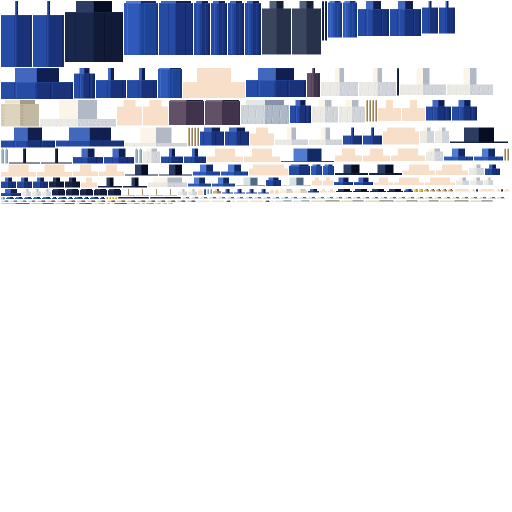
#> input picture tools/approved_models/elizabeth/draft/elizabeth.png, 1024 x 1024 px (shown at 1/2 size)
$ python inspect_contour.py
#> lines starting #> are read from the running program, lines starting #| are printed output that depends on the picture
### tools/approved_models/elizabeth/render_model.py
"""Offline rasterizer of the new model. Geometry/UV/camera only; no generated images."""
from pathlib import Path
import json,itertools,math
import numpy as np
from PIL import Image,ImageDraw,ImageFont
from build_model import face_uv
ROOT=Path(__file__).resolve().parent
OUT=ROOT/'draft'
data=json.loads((OUT/'elizabeth.geo.json').read_text(encoding='utf-8'))['minecraft:geometry'][0]
#> (reads tools/approved_models/elizabeth/draft/elizabeth.geo.json from the repository)
texture=np.array(Image.open(OUT/'elizabeth.png').convert('RGBA'))/255
animations=json.loads((OUT/'elizabeth.animation.json').read_text(encoding='utf-8'))['animations']
#> (reads tools/approved_models/elizabeth/draft/elizabeth.animation.json from the repository)
head_bones={'head'}
for bone in data['bones']:
    if bone.get('parent') in head_bones:head_bones.add(bone['name'])
def T(v):
    m=np.eye(4);m[:3,3]=v;return m
def R(v):
    x,y,z=np.radians(v);cx,sx=np.cos(x),np.sin(x);cy,sy=np.cos(y),np.sin(y);cz,sz=np.cos(z),np.sin(z)
    m=np.eye(4)
    m[:3,:3]=np.array([[cz,-sz,0],[sz,cz,0],[0,0,1]])@np.array([[cy,0,sy],[0,1,0],[-sy,0,cy]])@np.array([[1,0,0],[0,cx,-sx],[0,sx,cx]])
    return m
FACE={'north':[0,2,6,4],'south':[1,5,7,3],'west':[0,1,3,2],
      'east':[4,6,7,5],'up':[2,3,7,6],'down':[0,4,5,1]}

def sample(name,channel,time,clip='animation.elizabeth.ground_idle'):
    animation=animations[clip]
    keys=animation['bones'].get(name,{}).get(channel)
    if not keys:return np.zeros(3)
    pairs=sorted((float(k),np.array(v)) for k,v in keys.items())
    time=time%animation['animation_length'] if animation['loop'] else np.clip(time,0,animation['animation_length'])
    for (a,av),(b,bv) in zip(pairs,pairs[1:]):
        if a<=time<=b:return av+(bv-av)*(time-a)/(b-a)
    return pairs[0][1]

def surfaces(yaw,pitch,head=False,time=0,clip='animation.elizabeth.ground_idle',bare=False):
    mats={};quads=[];camera=R((pitch,yaw,0))
    for b in data['bones']:
        p=np.array(b['pivot'])
        world=mats.get(b.get('parent'),np.eye(4))@T(sample(b['name'],'position',time,clip))@T(p)@R(np.array(b.get('rotation',[0,0,0]))+sample(b['name'],'rotation',time,clip))@T(-p)
        mats[b['name']]=world
        if head and b['name'] not in head_bones:continue
        if bare and (b['name']=='hat' or b['name'].startswith('hair_')):continue
        for c in b.get('cubes',[]):
            p=np.array(c.get('pivot',[0,0,0]));cm=camera@world@T(p)@R(c.get('rotation',[0,0,0]))@T(-p)
            verts=np.array([[*(np.array(c['origin'])+np.array(c['size'])*v),1] for v in itertools.product([0,1],repeat=3)])
            points=(cm@verts.T).T[:,:3]
            for face,ids in FACE.items():
                q=points[ids];normal=np.cross(q[1]-q[0],q[2]-q[0]);length=np.linalg.norm(normal)
                if length<1e-8:continue
                normal/=length
                if normal[2]>=0:continue
                u,v,w,h=face_uv(*c['uv'],*c['size'])[face]
                if w<=0 or h<=0:continue
                if face=='up':
                    uv=np.array([[u,v],[u,v+h],[u+w,v+h],[u+w,v]])
                elif face=='down':
                    uv=np.array([[u,v],[u+w,v],[u+w,v+h],[u,v+h]])
                elif face in ('north','east'):
                    uv=np.array([[u,v+h],[u,v],[u+w,v],[u+w,v+h]])
                else:
                    uv=np.array([[u,v+h],[u+w,v+h],[u+w,v],[u,v]])
                quads.append((q,uv,normal,b['name']))
    return quads

def render(yaw,width,height,head=False,pitch=4,time=0,bounds=None,clip='animation.elizabeth.ground_idle',clay=False,bare=False):
    quads=surfaces(yaw,pitch,head,time,clip,bare)
    vertices=np.concatenate([q[0] for q in quads]);lo=vertices.min(axis=0);hi=vertices.max(axis=0)
    if bounds is not None:lo,hi=bounds
    scale=min((width-50)/(hi[0]-lo[0]),(height-44)/(hi[1]-lo[1]))
    center=(lo+hi)/2
    bg=np.array([.88,.91,.92])
    rgb=np.empty((height,width,3));rgb[:]=bg;depth=np.full((height,width),np.inf)
    light=np.array([-.42,.55,-.72]);light/=np.linalg.norm(light)
    for q,uv,normal,bone in quads:
        screen=q.copy();screen[:,0]=width/2+(q[:,0]-center[0])*scale
        screen[:,1]=height/2-(q[:,1]-center[1])*scale
        shade=(.40+.6*max(0,float(normal@light))) if clay else (.76+.24*max(0,float(normal@light)))
        for ids in ([0,1,2],[0,2,3]):
            p=screen[ids];tex=uv[ids]
            x0=max(0,int(p[:,0].min()));x1=min(width,int(p[:,0].max())+1)
            y0=max(0,int(p[:,1].min()));y1=min(height,int(p[:,1].max())+1)
            if x0>=x1 or y0>=y1:continue
            a,b,c=p;den=(b[1]-c[1])*(a[0]-c[0])+(c[0]-b[0])*(a[1]-c[1])
            if abs(den)<1e-7:continue
            ys,xs=np.mgrid[y0:y1,x0:x1];xs=xs+.5;ys=ys+.5
            aa=((b[1]-c[1])*(xs-c[0])+(c[0]-b[0])*(ys-c[1]))/den
            bb=((c[1]-a[1])*(xs-c[0])+(a[0]-c[0])*(ys-c[1]))/den;cc=1-aa-bb
            z=aa*a[2]+bb*b[2]+cc*c[2]
            tx=aa*tex[0,0]+bb*tex[1,0]+cc*tex[2,0];ty=aa*tex[0,1]+bb*tex[1,1]+cc*tex[2,1]
            col=texture[np.clip(ty.astype(int),0,texture.shape[0]-1),np.clip(tx.astype(int),0,texture.shape[1]-1)]
            if clay:col=np.broadcast_to(np.array([.70,.73,.76,1]), col.shape)
            mask=(aa>=0)&(bb>=0)&(cc>=0)&(z<depth[y0:y1,x0:x1])&(col[:,:,3]>.5)
            if not mask.any():continue
            rgb[y0:y1,x0:x1][mask]=(col[:,:,:3]*shade)[mask];depth[y0:y1,x0:x1][mask]=z[mask]
    return Image.fromarray(np.clip(rgb*255,0,255).astype('uint8'))

### tools/approved_models/elizabeth/build_model.py
"""Elizabeth revision 05: restored oval contour with the polished face and shoulders.

Bedrock, North = -Z, uniform 8x authoring grid, integer cuboids and Box UV.
All visible anatomy (including the facial relief) is solid cuboid geometry.
"""
from pathlib import Path
import base64, json, math, uuid
import numpy as np
from PIL import Image, ImageDraw

ROOT = Path(__file__).resolve().parent
OUT = ROOT / 'draft'
DENSITY = 8
SIZE = 1024
PALETTE = {
    'skin': ['#d1aaa1', '#e6c9b8', '#f8dfc9', '#ffecd6'],
    'skin_soft': ['#d1a7a0', '#e6c5b5', '#f7d8c3', '#ffead4'],
    'lip': ['#be9290', '#d6aaa2', '#e6bdb0', '#f0d1be'],
    'mouth': ['#9c7477', '#b08688', '#bc9191', '#cea5a0'],
    'hair': ['#b1b8c6', '#d0d3d9', '#ebeae5', '#faf5e8'],
    'hair_shadow': ['#8792a7', '#adb8c7', '#cdd4da', '#e4e7e7'],
    'sclera': ['#c5bdb7', '#ddd4c6', '#f7f0db', '#fff9e9'],
    'iris': ['#826122', '#c7a329', '#e5ca45', '#fae681'],
    'pupil': ['#282537', '#302b38', '#3b303b', '#4c3d48'],
    'lash': ['#544954', '#63505a', '#75606a', '#87747b'],
    'blue': ['#101e50', '#1a327a', '#264ba4', '#4168bd'],
    'panel': ['#122b64', '#1d4495', '#305aba', '#517bce'],
    'navy': ['#070e24', '#111b37', '#19284a', '#2c3c62'],
    'silver': ['#526985', '#829cae', '#b0c8d0', '#d6e2df'],
    'gold': ['#5c4b34', '#928060', '#c8b78b', '#ead5a4'],
    'book': ['#262135', '#42334c', '#625066', '#847183'],
    'paper': ['#a69b87', '#c3b8a1', '#ded4be', '#f5e9d0'],
    'stocking': ['#161f36', '#27324a', '#3a465c', '#52627b'],
}

def face_uv(u, v, w, h, d):
    return {'north': (u+d, v+d, w, h), 'south': (u+2*d+w, v+d, w, h),
            'west': (u+d+w, v+d, d, h), 'east': (u, v+d, d, h),
            'up': (u+d, v, w, d), 'down': (u+d+w, v, w, d)}

# [25 lines left out: function paint, not called in this run]

class Model:
    def __init__(self):
        self.bones = []
        self.parts = []

    # [324 lines left out: functions bone, box, segment, atlas, ring, build and 3 more, not called in this run]

# [1 lines that do not run on import are left out]

### tools/approved_models/elizabeth/inspect_contour.py
"""Inspect the face contour with real geometry, at a larger scale."""
import numpy as np
from PIL import Image,ImageDraw,ImageFont
import render_model as r

out=Image.new('RGB',(1600,850),'#111b31')
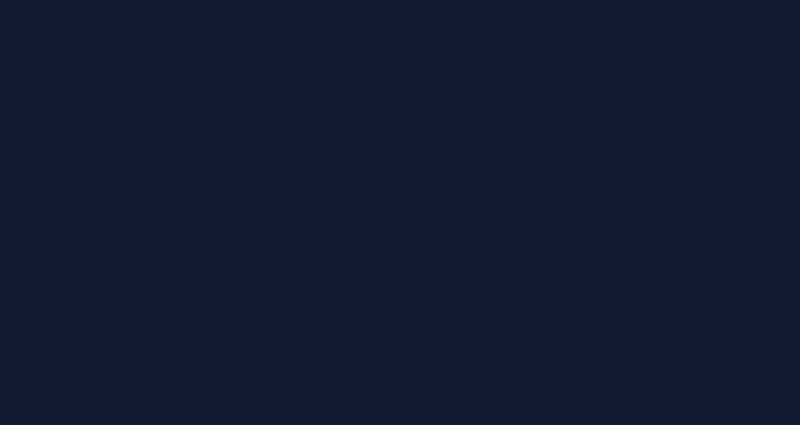
#> out: PIL image 1600x850 RGB (shown at 1/2 size); mean R, G, B 17, 27, 49
f=ImageFont.truetype('C:/Windows/Fonts/segoeui.ttf',19)
bounds=(np.array([-26,292,-32]),np.array([26,345,32]))
for i,(yaw,label) in enumerate([(0,'FRENTE'),(-35,'TRÊS QUARTOS'),(60,'PERFIL 60°'),(90,'PERFIL 90°')]):
    out.paste(r.render(yaw,400,780,head=True,pitch=0,bounds=bounds,bare=True),(i*400,40))
    ImageDraw.Draw(out).text((i*400+15,9),label,font=f,fill='white')
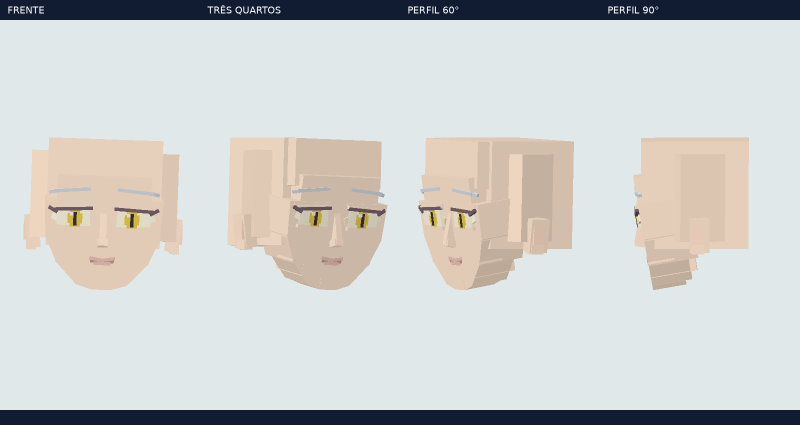
#> out: PIL image 1600x850 RGB (shown at 1/2 size); mean R, G, B 205.8, 207.6, 206.5
out.save(r.OUT/'contour-review.png')
